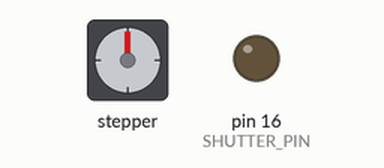
The sketch below on a simulated Arduino Uno, built with avr-gcc and run on an emulated ATmega328P. Parts: stepper motor, output pins drawn as LEDs (lit = HIGH). Stepper angles assume 200 steps per turn; what the sketch prints to the serial monitor is not drawn.

Above: at 0.05 s.
At 4.05 s:
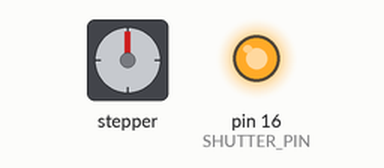
At 4.85 s:
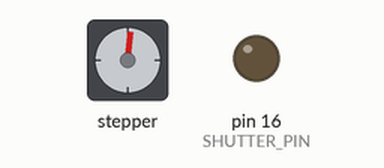
Timing chart, 0 to 6.3 s (numbered marks = the images above):
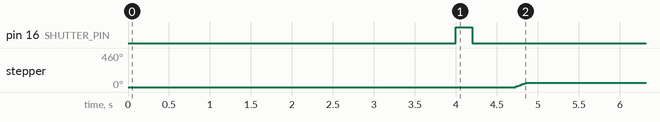

The sketch:

railcontrol_01.ino
```cpp
#include <SpeedyStepper.h>

const int SHUTTER_PIN = 16;
const int MOTOR_STEP_PIN = 18;
const int MOTOR_DIRECTION_PIN = 19;

///SHooting setting
const float DISTANCE = 2; //mm
const int STEPS = 200;
const float SPEED = 0.1; //mm/s
const int DESHAKEPAUSE = 4; //s


SpeedyStepper stepper;

void setup()
{
  //
  // setup the LED pin and enable print statements
  //
  pinMode(SHUTTER_PIN, OUTPUT);
  digitalWrite(SHUTTER_PIN, LOW);
  Serial.begin(9600);

  stepper.connectToPins(MOTOR_STEP_PIN, MOTOR_DIRECTION_PIN);
}


void loop()
{

  stepper.setStepsPerMillimeter(3200);    // 8x microstepping, 2/1 gear reduction
  stepper.setSpeedInMillimetersPerSecond(SPEED);
  stepper.setAccelerationInMillimetersPerSecondPerSecond(1.0);


  //
  // Use "relative" positioning to make several more moves, 1mm each
  //
float currentPos = 0.0;
float increment = DISTANCE / STEPS;

  while(currentPos < DISTANCE)
  {
    // shoot a frame
    delay(DESHAKEPAUSE * 1000);
    digitalWrite(SHUTTER_PIN, HIGH);
    delay(200);
    digitalWrite(SHUTTER_PIN, LOW);
    delay(500);
    //increment position
    stepper.moveRelativeInMillimeters(increment);
    currentPos += increment;
    Serial.print("Current position: ");
    Serial.print(currentPos);
    Serial.println(" mm");
  }

 delay(300000);

}
```

Measured:
- by itself, pin 16 (SHUTTER_PIN): alternates HIGH for 0.20 s and LOW for 4.7 s
- by itself, stepper: turns 57° clockwise in 0.13 s, repeating every 4.9 s
